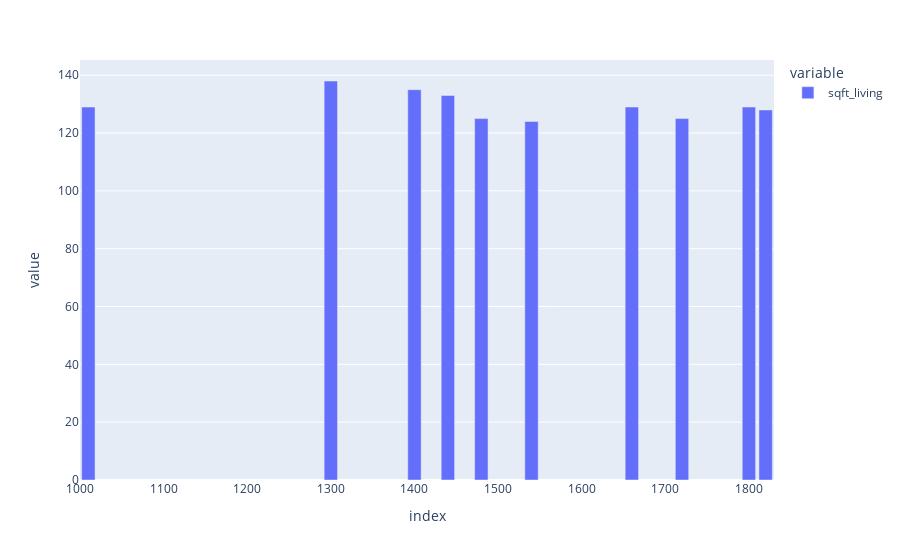

The code cell stored with this chart in its notebook:
### Code cell
pl.bar(a)

### Figure 1 — Plotly figure (JSON) as saved in the notebook; plotly's stock layout.template omitted (floating-point values rounded to 4 significant figures)
{"data": [{"alignmentgroup": "True", "hovertemplate": "variable=sqft_living<br>index=%{x}<br>value=%{y}<extra></extra>", "legendgroup": "sqft_living", "marker": {"color": "#636efa", "pattern": {"shape": ""}}, "name": "sqft_living", "offsetgroup": "sqft_living", "orientation": "v", "showlegend": true, "textposition": "auto", "type": "bar", "x": [1300, 1400, 1440, 1010, 1660, 1800, 1820, 1720, 1480, 1540], "xaxis": "x", "y": [138, 135, 133, 129, 129, 129, 128, 125, 125, 124], "yaxis": "y"}], "layout": {"barmode": "relative", "legend": {"title": {"text": "variable"}, "tracegroupgap": 0}, "margin": {"t": 60}, "xaxis": {"anchor": "y", "domain": [0, 1], "title": {"text": "index"}}, "yaxis": {"anchor": "x", "domain": [0, 1], "title": {"text": "value"}}}}
